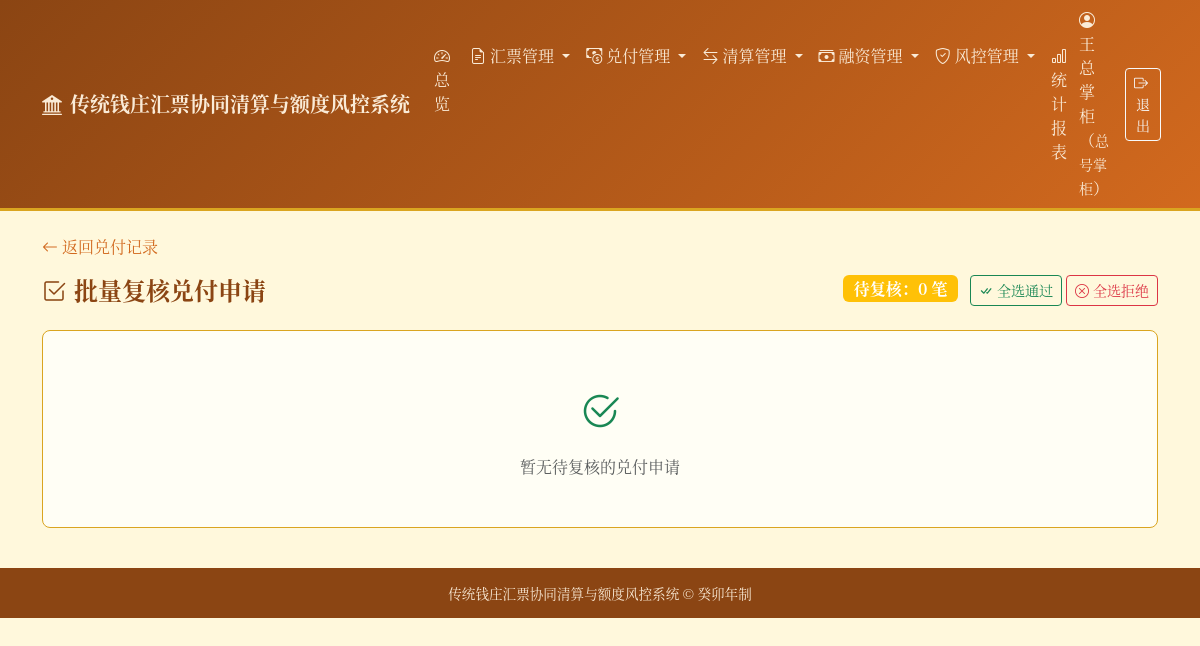
The page /redemptions/batch-review (signed in) on the database as committed earlier.
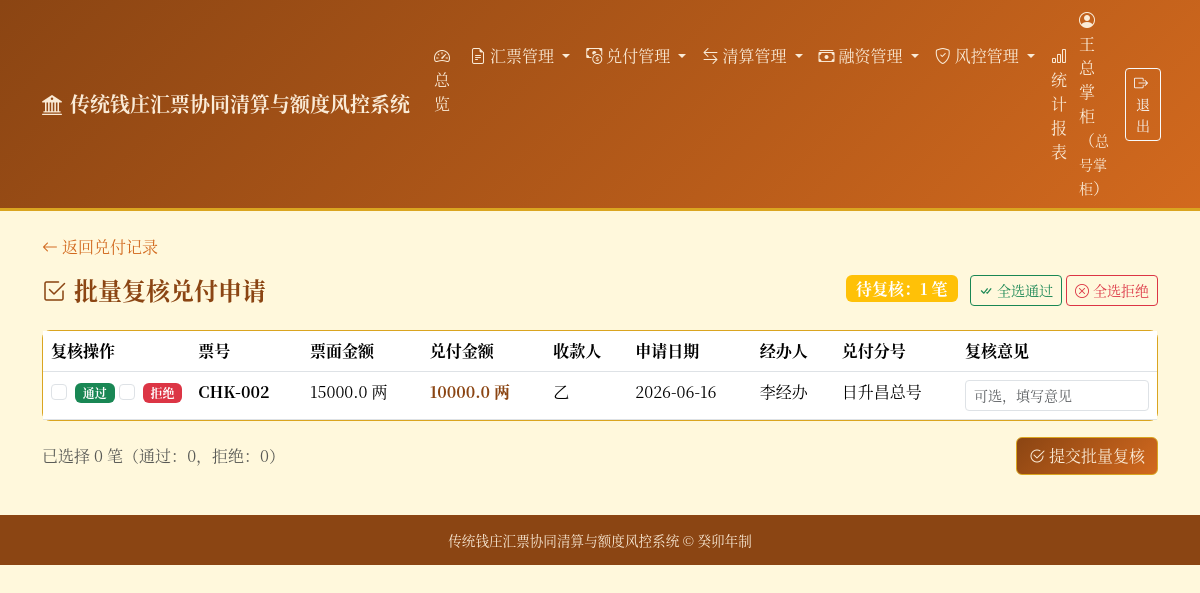
The same page on the database as committed later.
### tables this page shows
CREATE TABLE redemptions (
        id INTEGER PRIMARY KEY AUTOINCREMENT,
        bill_id INTEGER NOT NULL,
        payee TEXT NOT NULL,
        amount REAL NOT NULL CHECK(amount > 0),
        request_date TEXT NOT NULL,
        operator_id INTEGER NOT NULL,
        status TEXT NOT NULL DEFAULT '待复核' CHECK(status IN ('待复核', '已完成', '已拒绝')),
        reviewer_id INTEGER,
        review_date TEXT,
        review_comment TEXT,
        redeem_branch_id INTEGER,
        FOREIGN KEY (bill_id) REFERENCES bills(id),
        FOREIGN KEY (operator_id) REFERENCES users(id),
        FOREIGN KEY (reviewer_id) REFERENCES users(id),
        FOREIGN KEY (redeem_branch_id) REFERENCES branches(id)
    );

CREATE TABLE bills (
        id INTEGER PRIMARY KEY AUTOINCREMENT,
        bill_no TEXT UNIQUE NOT NULL,
        amount REAL NOT NULL CHECK(amount > 0),
        issuer_id INTEGER NOT NULL,
        issue_branch_id INTEGER,
        payee TEXT NOT NULL,
        issue_date TEXT NOT NULL,
        due_date TEXT,
        status TEXT NOT NULL DEFAULT '有效' CHECK(status IN (
            '有效', '已兑付', '已作废', '挂失', '冻结'
        )),
        remark TEXT,
        FOREIGN KEY (issuer_id) REFERENCES users(id),
        FOREIGN KEY (issue_branch_id) REFERENCES branches(id)
    );

CREATE TABLE users (
        id INTEGER PRIMARY KEY AUTOINCREMENT,
        username TEXT UNIQUE NOT NULL,
        real_name TEXT NOT NULL,
        role TEXT NOT NULL CHECK(role IN ('总号掌柜', '分号掌柜', '票号经办人', '复核人', '稽核员')),
        branch_id INTEGER,
        password TEXT NOT NULL DEFAULT '123456',
        status TEXT NOT NULL DEFAULT '在职' CHECK(status IN ('在职', '离职')),
        created_date TEXT NOT NULL,
        FOREIGN KEY (branch_id) REFERENCES branches(id)
    );

CREATE TABLE branches (
        id INTEGER PRIMARY KEY AUTOINCREMENT,
        branch_code TEXT UNIQUE NOT NULL,
        branch_name TEXT NOT NULL,
        location TEXT,
        manager TEXT,
        contact TEXT,
        status TEXT NOT NULL DEFAULT '营业中' CHECK(status IN ('营业中', '已歇业')),
        created_date TEXT NOT NULL,
        remark TEXT
    );

### main.py (the view)
@app.get("/redemptions/batch-review", response_class=HTMLResponse)
def batch_review_page(request: Request, user=Depends(auth_dep)):
    if user["role"] not in REVIEWER_ROLES:
        raise HTTPException(status_code=403, detail="无权批量复核")
    conn = get_db()
    cursor = conn.cursor()
    cursor.execute(
        "SELECT r.*, b.bill_no, b.amount as bill_amount, u.real_name as operator_name, br.branch_name as redeem_branch_name FROM redemptions r LEFT JOIN bills b ON r.bill_id = b.id LEFT JOIN users u ON r.operator_id = u.id LEFT JOIN branches br ON r.redeem_branch_id = br.id WHERE r.status = '待复核' ORDER BY r.id"
    )
    pending = [dict(row) for row in cursor.fetchall()]
    conn.close()
    return templates.TemplateResponse(
        "batch_review.html", {"request": request, "user": user, "pending": pending}
    )

### templates/batch_review.html (shortened to what the changed rows need)
{% extends "base.html" %}
{% block content %}
<div class="d-flex justify-content-between align-items-center mb-4">
    <div>
        <span class="badge bg-warning fs-6 me-2">待复核：{{ pending|length }} 笔</span>
        <button type="button" class="btn btn-outline-success btn-sm" onclick="selectAll(true)">
            <i class="bi bi-check-all me-1"></i>全选通过
        </button>
        <button type="button" class="btn btn-outline-danger btn-sm" onclick="selectAll(false)">
            <i class="bi bi-x-circle me-1"></i>全选拒绝
        </button>
    </div>
</div>
{% if not pending %}
<div class="card card-qz">
    <div class="card-body text-center py-5">
        <i class="bi bi-check2-circle fs-1 d-block mb-3 text-success"></i>
        <p class="text-muted mb-0">暂无待复核的兑付申请</p>
    </div>
</div>
{% else %}
<form method="post" id="reviewForm">
    <div class="card card-qz">
        <div class="card-body p-0">
            <div class="table-responsive">
                <table class="table table-hover mb-0">
                    <thead style="background-color: var(--qz-light);">
                        <tr>
                            <th style="width: 80px;">复核操作</th>
                            <th>票号</th>
                            <th>票面金额</th>
                            <th>兑付金额</th>
                            <th>收款人</th>
                            <th>申请日期</th>
                            <th>经办人</th>
                            <th>兑付分号</th>
                            <th style="width: 200px;">复核意见</th>
                        </tr>
                    </thead>
                    <tbody>
                        {% for r in pending %}
                        <tr data-id="{{ r.id }}">
                            <td>
                                <div class="d-flex gap-1">
                                    <div class="form-check">
                                        <input class="form-check-input action-approve" type="checkbox"
                                            data-id="{{ r.id }}" id="approve_{{ r.id }}" onchange="handleCheck({{ r.id }}, 'approve')">
                                        <label class="form-check-label badge badge-approved" for="approve_{{ r.id }}">通过</label>
                                    </div>
                                    <div class="form-check">
                                        <input class="form-check-input action-reject" type="checkbox"
                                            data-id="{{ r.id }}" id="reject_{{ r.id }}" onchange="handleCheck({{ r.id }}, 'reject')">
                                        <label class="form-check-label badge badge-rejected" for="reject_{{ r.id }}">拒绝</label>
                                    </div>
                                </div>
                            </td>
                            <td><strong>{{ r.bill_no }}</strong></td>
                            <td>{{ r.bill_amount }} 两</td>
                            <td><strong style="color: var(--qz-primary);">{{ r.amount }} 两</strong></td>
                            <td>{{ r.payee }}</td>
                            <td>{{ r.request_date }}</td>
                            <td>{{ r.operator_name }}</td>
                            <td>{{ r.redeem_branch_name }}</td>
                            <td>
                                <input type="text" class="form-control form-control-sm comment-input"
                                    data-id="{{ r.id }}" placeholder="可选，填写意见">
                            </td>
                        </tr>
                        {% endfor %}
                    </tbody>
                </table>
            </div>
        </div>
    </div>
    <div class="mt-3 d-flex justify-content-between align-items-center">
        <div class="text-muted">
            <span id="selectedCount">已选择 0 笔</span>（通过：<span id="approveCount">0</span>，拒绝：<span id="rejectCount">0</span>）
        </div>
        <button type="submit" class="btn btn-qz" onclick="return submitReview()">
            <i class="bi bi-check2-circle me-1"></i>提交批量复核
        </button>
    </div>
</form>
{% endif %}
{% endblock %}

Rows that differ between the two databases and show on the page:
added redemptions: bill_no "CHK-002", bill_amount "15000.0", amount "10000.0", payee "乙", request_date "2026-06-16", operator_name "李经办", redeem_branch_name "日升昌总号"
Other text that changed with them:
{{ pending|length }}: "0" → "1"
text no longer shown: "暂无待复核的兑付申请"
text now shown: "复核操作 票号 票面金额 兑付金额 收款人 申请日期 经办人 兑付分号 复核意见 已选择 0 笔 （通过： 0 ，拒绝： 0 ） 提交批量复核"
